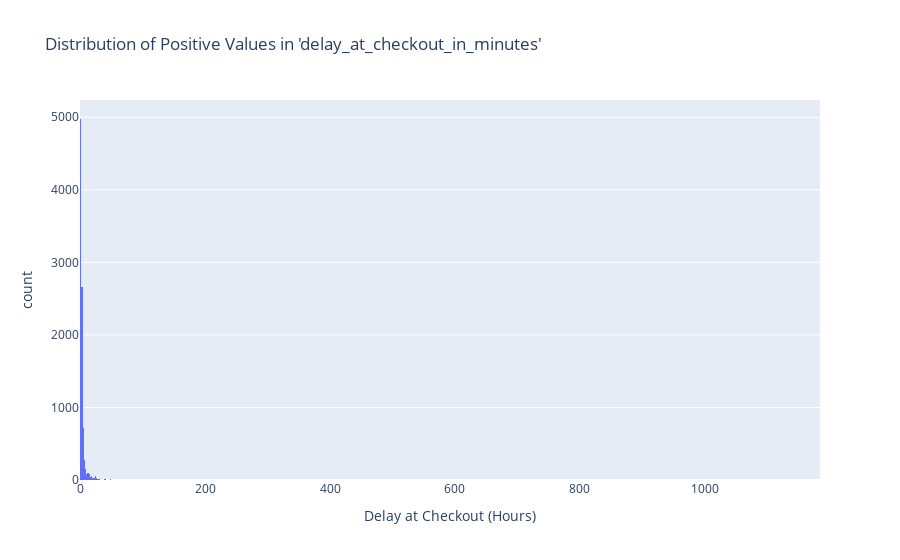

The notebook cell saved with this chart:
### Code cell
positive_values = data[data['delay_at_checkout_in_minutes'] > 0]

fig = px.histogram(
    positive_values['delay_at_checkout_in_minutes']/60,
    x='delay_at_checkout_in_minutes',
    nbins=1000,
    title="Distribution of Positive Values in 'delay_at_checkout_in_minutes'",
    labels={'delay_at_checkout_in_minutes': 'Delay at Checkout (Hours)'}
)

fig.show()

### Figure 1 — Plotly figure (JSON) as saved in the notebook; plotly's stock layout.template omitted (floating-point values rounded to 4 significant figures; data arrays with more than 128 entries replaced by an {"elided": "..."} marker saying what was removed)
{"data": [{"alignmentgroup": "True", "bingroup": "x", "hovertemplate": "Delay at Checkout (Hours)=%{x}<br>count=%{y}<extra></extra>", "legendgroup": "", "marker": {"color": "#636efa", "pattern": {"shape": ""}}, "name": "", "nbinsx": 1000, "offsetgroup": "", "orientation": "v", "showlegend": false, "type": "histogram", "x": {"elided": "9404 float values"}, "xaxis": "x", "yaxis": "y"}], "layout": {"barmode": "relative", "legend": {"tracegroupgap": 0}, "title": {"text": "Distribution of Positive Values in 'delay_at_checkout_in_minutes'"}, "xaxis": {"anchor": "y", "domain": [0, 1], "title": {"text": "Delay at Checkout (Hours)"}}, "yaxis": {"anchor": "x", "domain": [0, 1], "title": {"text": "count"}}}}
